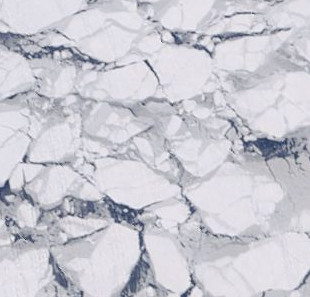
%> input picture prepareForLater/core_code/label_create/training/images/sc1.png, 310 x 297 px; its folder holds only this picture in this run
$ octave seaIceProcessing.m   (GNU Octave 9; MATLAB toolbox functions it lacks are replaced by stand-ins)
%> lines starting %> are read from the running program, lines starting %| are printed output that depends on the picture; in (x1, y1, x2, y2) boxes, pixels count from 0 and x2, y2 are one past the last pixel; in counts of white or black regions, pixels touching at a corner belong together; the program's own positions count from 1
%> further down, I is the input picture: size 297x310x3 uint8; mean R, G, B 202.9, 202.3, 210.7
### prepareForLater/core_code/GVFcreateLabelMatlab/seaice_kmean_GVF_forenhancement.m
function [out, bk] = seaice_kmean_GVF_forenhancement( I, kms0, sigma, GradientOn, GVFOn, Num, mu,...
    iter, alpha, beta, gamma, kappa, Dmin, Dmax, Ra_min, Ra, Rc, Rl, se, timer)
%> called with kms0 = 3, sigma = 0, GradientOn = 1, GVFOn = 1, Num = 500, mu = 0.1, iter = 100, alpha = 0.05
% Snake GVF with automatical initial contour based on local minima derived
% from distance transform
%
% Input data:
% I:               input color image
% kms0:            k-means clutster number
% sigma = 0:       gaussianBlur
% GradientOn = 1:  1 : Gradient on  0 : Gradient off
%
% GVFOn = 1:       1 : GVF  0 : SVF
% Num:             number of GVF iterations
% mu = 0.1:        parameter for GVF (more noise, increase mu)
%
% iter:            number of Snake iterations
% alpha = 0.05:    internal weight that control snake's tension
% beta = 0:        internal weight that control snake's rigidity
% gamma = 1:       step size in one iteration
% kappa = 0.6:     external force weight
% Dmin = 0:        min raster of the snake
% Dmax = 1:        max raster of the snake
%
% Ra_min = 20;     minmum area
% Ra:              maximum area
% Rc:              convexity threshlod, <= 1
% Rl:              threshold ratio between length and width, >= 1
%
% se:              morphology structure element
%
% timer:           iteration time
%
% Output data:
% out:             sea ice segmentation image
% bk:              binary ice image by kmeans method

I = rgb2gray(I);
%> I: size 297x310 uint8


bw = im2bw(I, graythresh(I));
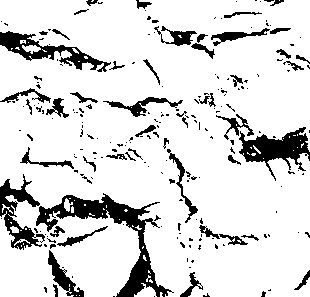
%> bw: size 297x310 logical; 85.7% white; 218 black regions (166 under 20 px), largest, box (x1, y1, x2, y2) and area: (36, 193, 174, 297) 2991, (239, 127, 310, 181) 1589, (0, 31, 111, 72) 1323
[s1, s2] = size(bw);
%> s1 = 297; s2 = 310
s_1 = [0, s1, s1, 0];
%> s_1 = [0 297 297 0]
s_2 = [0, 0, s2, s2];  % vertex of image boundary
%> s_2 = [0 0 310 310]


%% GVF
[ss1, ss2] = size(im2bw(I));
%> ss1 = 297; ss2 = 310
out = zeros(ss1, ss2);
%> out: size 297x310 double; every value is 0
[s1, s2] = size(bw);
s_1 = [0, s1, s1, 0];
s_2 = [0, 0, s2, s2];  % vertex of image boundary


% blured and draw the picture
if sigma ~= 0
   f = gaussianBlur(I,sigma);
else
   f = I;
end;

% graient on the image in order to get edges
if GradientOn
%> the run ends on the next line
	f2 = abs(gradient2(double(f)));
else
    f2 = f;
end;

% vector field
if GVFOn
    % GVF field
    [u, v] = GVF(f2, mu, Num);   % gradient vector force
else
    % standard vector field
    [u, v] = gradient2(f2);   % calculates standard external force vector
                              % field using gradient
end

% normalize vectors in vector field
mag = sqrt(u.*u + v.*v);
px = u ./ (mag + 1e-10);
py = v ./ (mag + 1e-10);


%% Snake
bw1 = im2bw(I, graythresh(I));
for time = 1 : timer
    [label, num] = bwlabel(bw1, 4);
    a = zeros(num, 1);
    rc = zeros(num, 1);
    l = zeros(num, 1);
    w = zeros(num, 1);
    for n = 1 : num
        aa = regionprops(label == n, 'Area');   % area
        a(n) = cat(1, aa.Area);
        rcc = regionprops(label == n, 'Solidity');  % convex area
        rc(n) = cat(1, rcc.Solidity);
        ll = regionprops(label == n, 'MajorAxisLength');  % length
        l(n) = cat(1, ll.MajorAxisLength);
        ww = regionprops(label == n, 'MinorAxisLength');  % width
        w(n) = cat(1, ww.MinorAxisLength);
    end
    rl = l ./ w;    % ratio between length and width

    % find the component which need to be segmented
    k1 = find(a > Ra);
    k2 = find(rc < Rc);
    k3 = find(rl > Rl);
    k = [k1; k2; k3];
    k = unique(k);

    if length(k) ~= 0

    % initial contour
    bw2 = zeros(s1, s2);
    for m = 1 : length(k)
        pp = find(label == k(m));
        bw2(pp) = 1;
    end
    bw2 = bwareaopen(bw2, Ra_min);
        img_Dist = bwdist(~bw2,'cityblock');   % distance transform
        imgDist = -img_Dist;
        imgDist(~bw2)=-inf;
        Dis_img = imregionalmin(imgDist);
        dis = Dis_img.*bw2;      % local minuma
        dis = imdilate(dis, se);

        [label1, num1] = bwlabel(dis, 8);
        t = 0:0.05:6.28;
        for n1 = 1 : num1
            cen = regionprops(label1 == n1, 'centroid');   % center
            cen = cat(1, cen.Centroid);   % cen(:,1): horizontal, cen(:,2): vertical
            r = abs(img_Dist(round(cen(2)), round(cen(1))) / sqrt(2));
            if r == 0
                r = 2;
            end
            x = double(cen(1) + r * cos(t));
            y = double(cen(2) + r * sin(t));
            [x, y] = snakeinterp(x, y, Dmax, Dmin);
            [x, y] = polybool('intersection', s_2, s_1, x, y);
                             % in case polygon vertex is outside of image
                             % x: horizontal, y: vertical
            x = x';
            y = y';

            % snake deformation
            for i=1 : ceil(iter/5)
                if i <= floor(iter/5)
                    [x, y] = snakedeform(x, y, alpha, beta, gamma, kappa, px, py, 5);
                else
                    [x, y] = snakedeform(x, y, alpha, beta, gamma, kappa, px, py, iter-floor(iter/5)*5);
                end
                [x, y] = snakeinterp(x, y, Dmax, Dmin);
            end
            xx = ceil(x); yy = ceil(y);
            len = length(xx);
            for i = 1:len
                if xx(i) <= s2 & yy(i) <= s1
                    bw1(yy(i),xx(i)) = 0;
                end
            end


        end

    else
        break;
    end

end


%% kmeans + GVF
% kmeans
si = size(I);
ima = double(I(:));
map0 = kmeans(ima, kms0, 'EmptyAction', 'singleton');

for i = 1 : kms0
     pp = zeros(size(map0));
     pp(map0 == i) = 1;
     s0(i) = sum(ima.*pp)/sum(pp);
end
[A0, ind0] = sort(s0);

bw_kmeans = ones(size(map0));
p = find(map0 == ind0(1));
bw_kmeans(p) = 0;
bw_kmeans = double(reshape(bw_kmeans, si(1), si(2)));

bk = bw_kmeans;

bw0 = bw_kmeans - bw;
bw0 = bwareaopen(bw0, Ra_min, 4);


% Snake
for time = 1 : timer
    [label, num] = bwlabel(bw0, 4);
    a = zeros(num, 1);
    rc = zeros(num, 1);
    l = zeros(num, 1);
    w = zeros(num, 1);
    for n = 1 : num
        aa = regionprops(label == n, 'Area');   % area
        a(n) = cat(1, aa.Area);
        rcc = regionprops(label == n, 'Solidity');  % convex area
        rc(n) = cat(1, rcc.Solidity);
        ll = regionprops(label == n, 'MajorAxisLength');  % length
        l(n) = cat(1, ll.MajorAxisLength);
        ww = regionprops(label == n, 'MinorAxisLength');  % width
        w(n) = cat(1, ww.MinorAxisLength);
    end
    rl = l ./ w;    % ratio between length and width

    % find the component which need to be segmented
    k1 = find(a > Ra);
    k2 = find(rc < Rc);
    k3 = find(rl > Rl);
    k = [k1; k2; k3];
    k = unique(k);

    if length(k) ~= 0

    % initial contour
    bw2 = zeros(s1, s2);
    for m = 1 : length(k)
        pp = find(label == k(m));
        bw2(pp) = 1;
    end
    bw2 = bwareaopen(bw2, Ra_min);
        img_Dist = bwdist(~bw2,'cityblock');   % distance transform
        imgDist = -img_Dist;
        imgDist(~bw2)=-inf;
        Dis_img = imregionalmin(imgDist);
        dis = Dis_img.*bw2;      % local minuma
        dis = imdilate(dis, se);

        [label1, num1] = bwlabel(dis, 8);
        t = 0:0.05:6.28;
        for n1 = 1 : num1
            cen = regionprops(label1 == n1, 'centroid');   % center
            cen = cat(1, cen.Centroid);   % cen(:,1): horizontal, cen(:,2): vertical
            r = abs(img_Dist(round(cen(2)), round(cen(1))) / sqrt(2));
            if r == 0
                r = 2;
            end
            x = double(cen(1) + r * cos(t));
            y = double(cen(2) + r * sin(t));
            [x, y] = snakeinterp(x, y, Dmax, Dmin);
            [x, y] = polybool('intersection', s_2, s_1, x, y);
                             % in case polygon vertex is outside of image
                             % x: horizontal, y: vertical
            x = x';
            y = y';

            % snake deformation
            for i=1 : ceil(iter/5)
                if i <= floor(iter/5)
                    [x, y] = snakedeform(x, y, alpha, beta, gamma, kappa, px, py, 5);
                else
                    [x, y] = snakedeform(x, y, alpha, beta, gamma, kappa, px, py, iter-floor(iter/5)*5);
                end
                [x, y] = snakeinterp(x, y, Dmax, Dmin);
            end
            xx = ceil(x); yy = ceil(y);
            len = length(xx);
            for i = 1:len
                if xx(i) <= s2 & yy(i) <= s1
                    bw0(yy(i),xx(i)) = 0;
                end
            end


        end

    else
        break;
    end

end

out = bw1 + bw0 * 0.5;

end

### prepareForLater/core_code/GVFcreateLabelMatlab/seaIceProcessing.m
% This part of the code is developed based on algorithm for sea-ice image
% processing given by Qin Zhang and Roger Skjetne. The algorithm is called
% GVF snake operates given in their paper "Image Processing for
% Identification of Sea-Ice Floes and the Floe Size Distributions"

%% Preparing work
warning('off')
clear
close all
clc
disp('start processing')
%% parameter setting
% parameters for image
kms0 = 3;    % kmeans

Ra_min = 10;  % minimum ice piece area
Ra = 2500;   % maximum ice piece area
Rc = 0.9;   % convexity threshlod
Rl = 2;    % threshold ratio between length and width

se = strel('disk', 3);  % morphology structure element

% parameters for GVF Snake
Num = 500;      % number of GVF iterations
iter = 100;   % number of Snake iterations
% N = 50;    % iter of deformation

% parameters for shape enhancement
se_th = 50;    % threshold for adaptive morphology structure element
min_floe = 40;   % minimum floe area, default is 40
min_brash = 1;   % minimum brash area


%% other parameters for GVF Snake, DON'T TUNE!
sigma = 0;   % gaussianBlur
GradientOn = 1;  % 1 : Gradient on  0 : Gradient off

GVFOn = 1;   % 1 : GVF  0 : SVF
mu = 0.1;    % parameter for GVF (more noise, increase mu)

alpha = 0.05;   % internal weight that control snake's tension
beta = 0;     % internal weight that control snake's rigidity
gamma = 1;    % step size in one iteration
kappa = 0.5;   % external force weight
Dmin = 0;   % min raster of the snake
Dmax = 1;   % max raster of the snake

timer = 1;

%% Here work on creating labels via for loops since
% We need to read files from folder via a loop and then create those labels

% for training
files = dir('../label_create/training/images');
mkdir('../label_create/training/labels')
for i = 1:numel(files)-2
    I = imread(['../label_create/training/images/',files(i+2).name]);
    [seg, bk] = seaice_kmean_GVF_forenhancement( I, kms0, sigma, GradientOn, GVFOn, Num, mu,...

$ run again, on prepareForLater/core_code/label_create/training/images/sc13.png
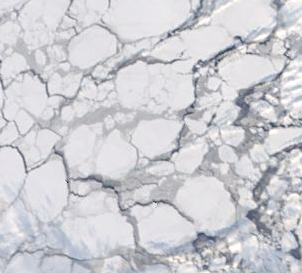
%> input picture prepareForLater/core_code/label_create/training/images/sc13.png, 302 x 273 px
%> I is the input picture: size 273x302x3 uint8; mean R, G, B 205.5, 205.5, 210.9
%> I: size 273x302 uint8
%> in seaice_kmean_GVF_forenhancement, `bw = im2bw(I, graythresh(I));`:
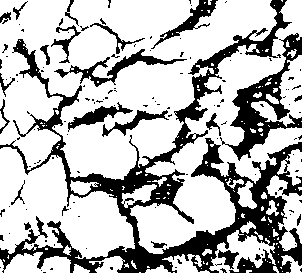
%> bw: size 273x302 logical; 72.1% white; 135 black regions (111 under 20 px), largest, box (x1, y1, x2, y2) and area: (0, 0, 302, 273) 15547, (220, 33, 302, 161) 2800, (54, 49, 187, 87) 954
%> ss1 = 273; ss2 = 302
%> out: size 273x302 double; every value is 0

$ run again, on prepareForLater/core_code/label_create/training/images/sc14.png
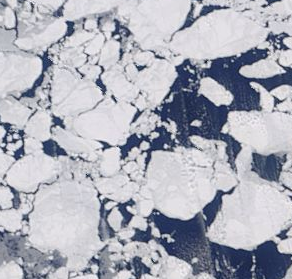
%> input picture prepareForLater/core_code/label_create/training/images/sc14.png, 292 x 279 px
%> I is the input picture: size 279x292x3 uint8; mean R, G, B 172.1, 174.1, 185.1
%> in seaice_kmean_GVF_forenhancement, `I = rgb2gray(I);`:
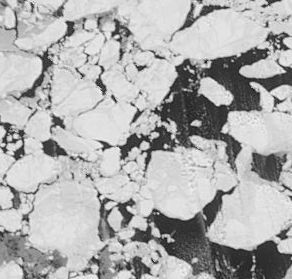
%> I: size 279x292 uint8; min 19, max 250, mean 174.8
%> in seaice_kmean_GVF_forenhancement, `bw = im2bw(I, graythresh(I));`:
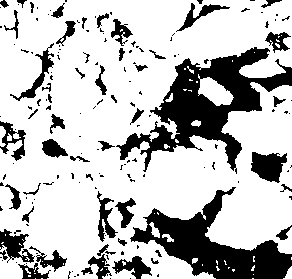
%> bw: size 279x292 logical; 74.5% white; 164 black regions (111 under 20 px), largest, box (x1, y1, x2, y2) and area: (116, 47, 292, 174) 7216, (130, 187, 292, 279) 5570, (251, 152, 287, 183) 763
%> ss1 = 279; ss2 = 292
%> out: size 279x292 double; every value is 0

$ run again, on prepareForLater/core_code/label_create/training/images/sc15.png
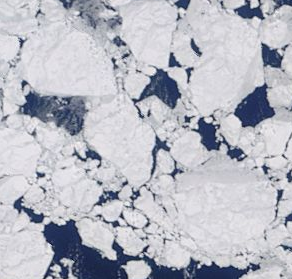
%> input picture prepareForLater/core_code/label_create/training/images/sc15.png, 292 x 279 px
%> I is the input picture: size 279x292x3 uint8; mean R, G, B 183.8, 185.4, 195
%> in seaice_kmean_GVF_forenhancement, `I = rgb2gray(I);`:
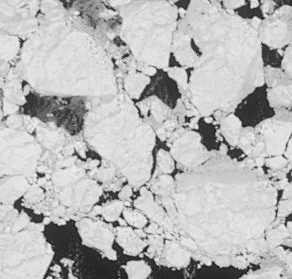
%> I: size 279x292 uint8; min 7, max 250, mean 186
%> in seaice_kmean_GVF_forenhancement, `bw = im2bw(I, graythresh(I));`:
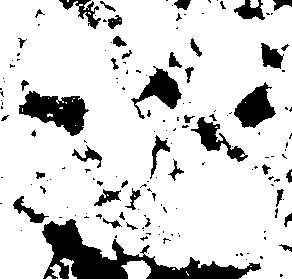
%> bw: size 279x292 logical; 83.5% white; 160 black regions (114 under 20 px), largest, box (x1, y1, x2, y2) and area: (42, 219, 261, 279) 4474, (19, 91, 89, 136) 1715, (234, 82, 276, 128) 1070
%> ss1 = 279; ss2 = 292
%> out: size 279x292 double; every value is 0

$ run again, on prepareForLater/core_code/label_create/training/images/sc10.png
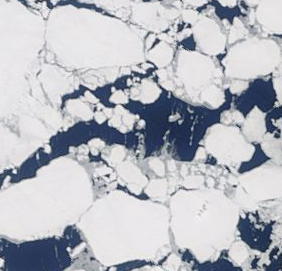
%> input picture prepareForLater/core_code/label_create/training/images/sc10.png, 282 x 271 px
%> I is the input picture: size 271x282x3 uint8; mean R, G, B 182.6, 185.1, 192.7
%> in seaice_kmean_GVF_forenhancement, `I = rgb2gray(I);`:
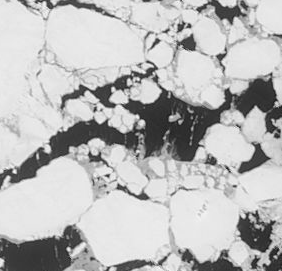
%> I: size 271x282 uint8; min 21, max 253, mean 185.2
%> in seaice_kmean_GVF_forenhancement, `bw = im2bw(I, graythresh(I));`:
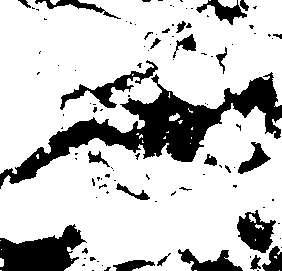
%> bw: size 271x282 logical; 77.9% white; 106 black regions (78 under 20 px), largest, box (x1, y1, x2, y2) and area: (0, 72, 282, 189) 8381, (0, 224, 87, 271) 2465, (60, 60, 158, 110) 990
%> ss1 = 271; ss2 = 282
%> out: size 271x282 double; every value is 0
